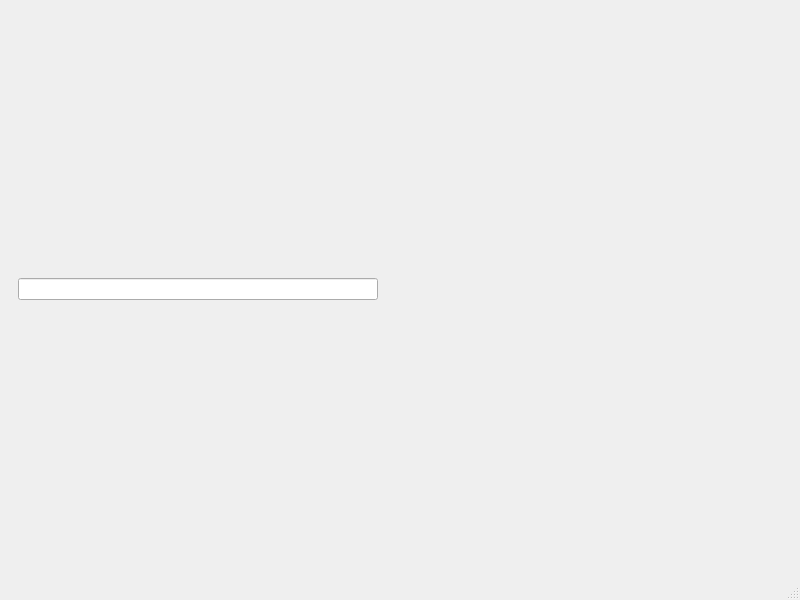
<?xml version="1.0" encoding="UTF-8"?>
<ui version="4.0">
 <class>MainWindow</class>
 <widget class="QMainWindow" name="MainWindow">
  <property name="geometry">
   <rect>
    <x>0</x>
    <y>0</y>
    <width>800</width>
    <height>600</height>
   </rect>
  </property>
  <property name="sizePolicy">
   <sizepolicy hsizetype="Preferred" vsizetype="Preferred">
    <horstretch>0</horstretch>
    <verstretch>0</verstretch>
   </sizepolicy>
  </property>
  <property name="minimumSize">
   <size>
    <width>800</width>
    <height>600</height>
   </size>
  </property>
  <property name="acceptDrops">
   <bool>false</bool>
  </property>
  <property name="windowTitle">
   <string>MainWindow</string>
  </property>
  <widget class="QWidget" name="centralwidget">
   <layout class="QHBoxLayout" name="horizontalLayout">
    <item>
     <widget class="QWidget" name="widget" native="true">
      <layout class="QVBoxLayout" name="verticalLayout_2">
       <item>
        <widget class="QLineEdit" name="lineEdit">
         <property name="sizePolicy">
          <sizepolicy hsizetype="Minimum" vsizetype="Fixed">
           <horstretch>0</horstretch>
           <verstretch>0</verstretch>
          </sizepolicy>
         </property>
        </widget>
       </item>
      </layout>
     </widget>
    </item>
    <item>
     <spacer name="verticalSpacer">
      <property name="orientation">
       <enum>Qt::Orientation::Vertical</enum>
      </property>
      <property name="sizeHint" stdset="0">
       <size>
        <width>20</width>
        <height>40</height>
       </size>
      </property>
     </spacer>
    </item>
    <item>
     <widget class="QWidget" name="widget_2" native="true"/>
    </item>
   </layout>
  </widget>
  <widget class="QMenuBar" name="menubar">
   <property name="geometry">
    <rect>
     <x>0</x>
     <y>0</y>
     <width>800</width>
     <height>24</height>
    </rect>
   </property>
  </widget>
  <widget class="QStatusBar" name="statusbar"/>
 </widget>
 <resources/>
 <connections/>
</ui>
